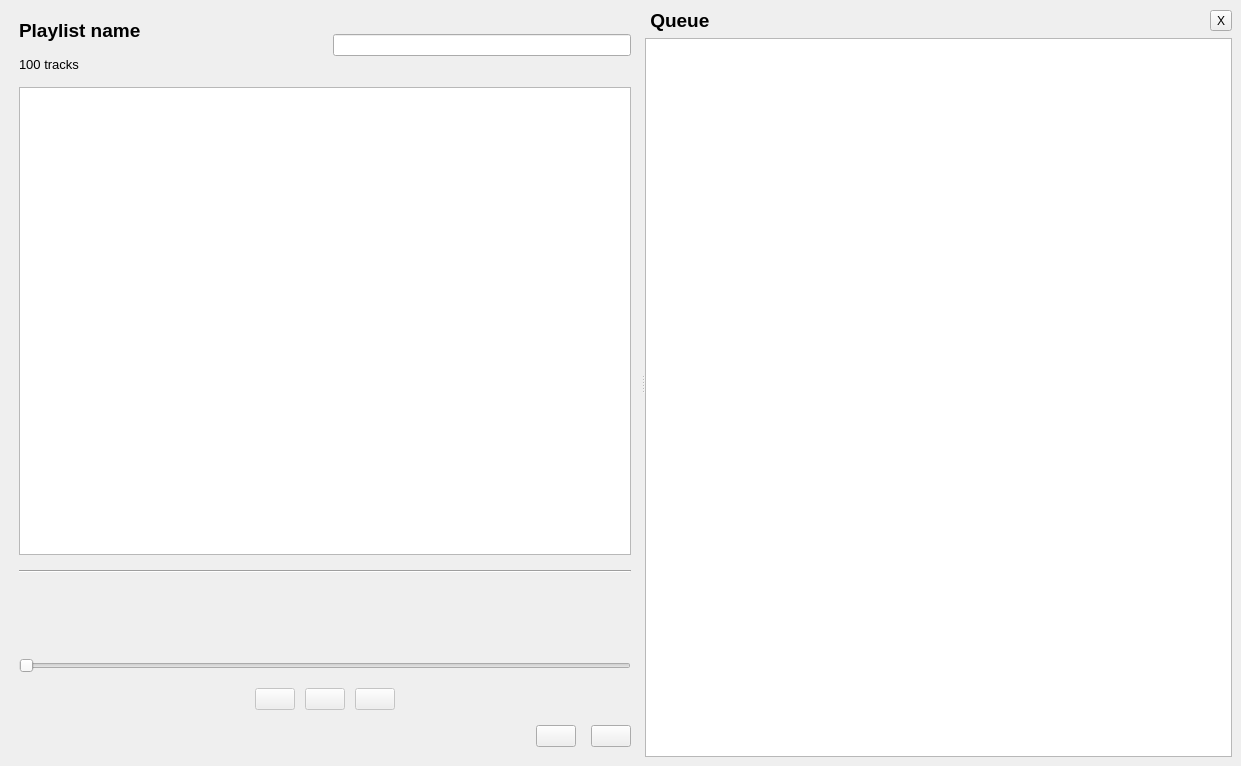
<?xml version="1.0" encoding="UTF-8"?>
<ui version="4.0">
 <class>MainWindow</class>
 <widget class="QMainWindow" name="MainWindow">
  <property name="geometry">
   <rect>
    <x>0</x>
    <y>0</y>
    <width>1241</width>
    <height>766</height>
   </rect>
  </property>
  <property name="windowTitle">
   <string>MainWindow</string>
  </property>
  <widget class="QWidget" name="centralwidget">
   <layout class="QVBoxLayout" name="verticalLayout_5">
    <item>
     <layout class="QVBoxLayout" name="verticalLayout_21">
      <item>
       <widget class="QSplitter" name="splitter">
        <property name="maximumSize">
         <size>
          <width>16777215</width>
          <height>16777215</height>
         </size>
        </property>
        <property name="orientation">
         <enum>Qt::Horizontal</enum>
        </property>
        <widget class="QWidget" name="verticalLayoutWidget">
         <layout class="QVBoxLayout" name="verticalLayout">
          <property name="spacing">
           <number>15</number>
          </property>
          <property name="sizeConstraint">
           <enum>QLayout::SetDefaultConstraint</enum>
          </property>
          <property name="leftMargin">
           <number>10</number>
          </property>
          <property name="topMargin">
           <number>10</number>
          </property>
          <property name="rightMargin">
           <number>10</number>
          </property>
          <property name="bottomMargin">
           <number>10</number>
          </property>
          <item>
           <layout class="QHBoxLayout" name="horizontalLayout_3">
            <item>
             <layout class="QVBoxLayout" name="verticalLayout_2">
              <item>
               <widget class="QLabel" name="label_playlist_name">
                <property name="sizePolicy">
                 <sizepolicy hsizetype="MinimumExpanding" vsizetype="Preferred">
                  <horstretch>0</horstretch>
                  <verstretch>0</verstretch>
                 </sizepolicy>
                </property>
                <property name="font">
                 <font>
                  <pointsize>14</pointsize>
                  <weight>75</weight>
                  <bold>true</bold>
                 </font>
                </property>
                <property name="text">
                 <string>Playlist name</string>
                </property>
               </widget>
              </item>
              <item>
               <widget class="QLabel" name="label_track_count">
                <property name="sizePolicy">
                 <sizepolicy hsizetype="MinimumExpanding" vsizetype="Preferred">
                  <horstretch>0</horstretch>
                  <verstretch>0</verstretch>
                 </sizepolicy>
                </property>
                <property name="font">
                 <font>
                  <pointsize>10</pointsize>
                 </font>
                </property>
                <property name="text">
                 <string>100 tracks</string>
                </property>
               </widget>
              </item>
             </layout>
            </item>
            <item>
             <widget class="QLineEdit" name="lineEdit_search"/>
            </item>
           </layout>
          </item>
          <item>
           <widget class="QTableView" name="tableView">
            <property name="sizePolicy">
             <sizepolicy hsizetype="Expanding" vsizetype="Expanding">
              <horstretch>0</horstretch>
              <verstretch>0</verstretch>
             </sizepolicy>
            </property>
            <property name="styleSheet">
             <string notr="true">QTableView::item:hover {
        background-color: rgba(100, 100, 255, 40);  /* light blue with transparency */
    }</string>
            </property>
            <property name="selectionBehavior">
             <enum>QAbstractItemView::SelectRows</enum>
            </property>
           </widget>
          </item>
          <item>
           <widget class="Line" name="line">
            <property name="enabled">
             <bool>true</bool>
            </property>
            <property name="font">
             <font>
              <pointsize>1</pointsize>
              <weight>75</weight>
              <bold>true</bold>
             </font>
            </property>
            <property name="lineWidth">
             <number>1</number>
            </property>
            <property name="orientation">
             <enum>Qt::Horizontal</enum>
            </property>
           </widget>
          </item>
          <item>
           <widget class="QLabel" name="label_current_playing_title">
            <property name="font">
             <font>
              <pointsize>14</pointsize>
              <weight>75</weight>
              <bold>true</bold>
             </font>
            </property>
            <property name="text">
             <string/>
            </property>
            <property name="alignment">
             <set>Qt::AlignCenter</set>
            </property>
           </widget>
          </item>
          <item>
           <widget class="QLabel" name="label_current_playing_artist">
            <property name="font">
             <font>
              <pointsize>12</pointsize>
             </font>
            </property>
            <property name="text">
             <string/>
            </property>
            <property name="alignment">
             <set>Qt::AlignCenter</set>
            </property>
           </widget>
          </item>
          <item>
           <widget class="QSlider" name="horizontalSlider">
            <property name="maximum">
             <number>10000</number>
            </property>
            <property name="tracking">
             <bool>false</bool>
            </property>
            <property name="orientation">
             <enum>Qt::Horizontal</enum>
            </property>
           </widget>
          </item>
          <item>
           <layout class="QHBoxLayout" name="horizontalLayout_2">
            <property name="spacing">
             <number>10</number>
            </property>
            <item>
             <spacer name="horizontalSpacer">
              <property name="orientation">
               <enum>Qt::Horizontal</enum>
              </property>
              <property name="sizeHint" stdset="0">
               <size>
                <width>40</width>
                <height>20</height>
               </size>
              </property>
             </spacer>
            </item>
            <item>
             <widget class="QPushButton" name="pushButton_previous">
              <property name="enabled">
               <bool>false</bool>
              </property>
              <property name="text">
               <string/>
              </property>
              <property name="icon">
               <iconset>
                <normaloff>icons/previous.png</normaloff>icons/previous.png</iconset>
              </property>
              <property name="iconSize">
               <size>
                <width>24</width>
                <height>24</height>
               </size>
              </property>
             </widget>
            </item>
            <item>
             <widget class="QPushButton" name="pushButton_playpause">
              <property name="enabled">
               <bool>false</bool>
              </property>
              <property name="text">
               <string/>
              </property>
              <property name="icon">
               <iconset>
                <normaloff>icons/play.png</normaloff>icons/play.png</iconset>
              </property>
              <property name="iconSize">
               <size>
                <width>24</width>
                <height>24</height>
               </size>
              </property>
             </widget>
            </item>
            <item>
             <widget class="QPushButton" name="pushButton_next">
              <property name="enabled">
               <bool>false</bool>
              </property>
              <property name="text">
               <string/>
              </property>
              <property name="icon">
               <iconset>
                <normaloff>icons/next.png</normaloff>icons/next.png</iconset>
              </property>
              <property name="iconSize">
               <size>
                <width>24</width>
                <height>24</height>
               </size>
              </property>
             </widget>
            </item>
            <item>
             <spacer name="horizontalSpacer_2">
              <property name="orientation">
               <enum>Qt::Horizontal</enum>
              </property>
              <property name="sizeHint" stdset="0">
               <size>
                <width>40</width>
                <height>20</height>
               </size>
              </property>
             </spacer>
            </item>
           </layout>
          </item>
          <item>
           <layout class="QHBoxLayout" name="horizontalLayout_7">
            <item>
             <spacer name="horizontalSpacer_3">
              <property name="orientation">
               <enum>Qt::Horizontal</enum>
              </property>
              <property name="sizeHint" stdset="0">
               <size>
                <width>40</width>
                <height>20</height>
               </size>
              </property>
             </spacer>
            </item>
            <item>
             <widget class="QPushButton" name="pushButton_shuffle">
              <property name="text">
               <string/>
              </property>
              <property name="icon">
               <iconset>
                <normaloff>icons/shuffle.png</normaloff>icons/shuffle.png</iconset>
              </property>
              <property name="iconSize">
               <size>
                <width>24</width>
                <height>24</height>
               </size>
              </property>
              <property name="checkable">
               <bool>true</bool>
              </property>
              <property name="checked">
               <bool>false</bool>
              </property>
             </widget>
            </item>
            <item>
             <widget class="QPushButton" name="pushButton_view_queue">
              <property name="sizePolicy">
               <sizepolicy hsizetype="Minimum" vsizetype="Fixed">
                <horstretch>0</horstretch>
                <verstretch>0</verstretch>
               </sizepolicy>
              </property>
              <property name="text">
               <string/>
              </property>
              <property name="icon">
               <iconset>
                <normaloff>icons/queue.png</normaloff>icons/queue.png</iconset>
              </property>
              <property name="iconSize">
               <size>
                <width>24</width>
                <height>24</height>
               </size>
              </property>
             </widget>
            </item>
           </layout>
          </item>
         </layout>
        </widget>
        <widget class="QWidget" name="queue_panel" native="true">
         <property name="enabled">
          <bool>true</bool>
         </property>
         <property name="sizePolicy">
          <sizepolicy hsizetype="Expanding" vsizetype="Expanding">
           <horstretch>0</horstretch>
           <verstretch>0</verstretch>
          </sizepolicy>
         </property>
         <property name="maximumSize">
          <size>
           <width>16777215</width>
           <height>16777215</height>
          </size>
         </property>
         <layout class="QVBoxLayout" name="verticalLayout_6">
          <item>
           <layout class="QVBoxLayout" name="verticalLayout_20">
            <property name="sizeConstraint">
             <enum>QLayout::SetMaximumSize</enum>
            </property>
            <item>
             <layout class="QHBoxLayout" name="horizontalLayout_6">
              <item>
               <widget class="QLabel" name="label">
                <property name="font">
                 <font>
                  <pointsize>14</pointsize>
                  <weight>75</weight>
                  <bold>true</bold>
                 </font>
                </property>
                <property name="text">
                 <string> Queue</string>
                </property>
               </widget>
              </item>
              <item>
               <widget class="QToolButton" name="toolButton_queue_panel_close">
                <property name="text">
                 <string>X</string>
                </property>
               </widget>
              </item>
             </layout>
            </item>
            <item>
             <widget class="QListView" name="listView_queue">
              <property name="sizePolicy">
               <sizepolicy hsizetype="Preferred" vsizetype="Expanding">
                <horstretch>0</horstretch>
                <verstretch>0</verstretch>
               </sizepolicy>
              </property>
              <property name="font">
               <font>
                <pointsize>12</pointsize>
               </font>
              </property>
             </widget>
            </item>
           </layout>
          </item>
         </layout>
        </widget>
       </widget>
      </item>
     </layout>
    </item>
   </layout>
  </widget>
 </widget>
 <resources/>
 <connections/>
</ui>
